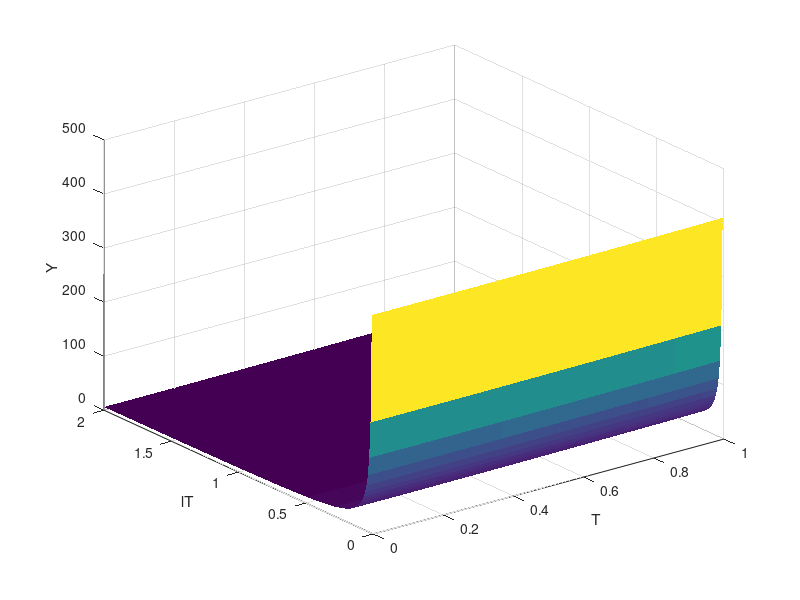

Here is the MATLAB script that generated this plot:
alph = 2;

T = 0:0.01:1;
lT = 0:0.01:2;

[TT, LTT] = meshgrid(T,lT);

YY = alph.^2.*TT.^2+2.*alph.*(1+LTT)./(LTT);

figure
surf(TT,LTT,YY,'LineStyle','none');
xlabel('T');
ylabel('lT')
zlabel('Y')